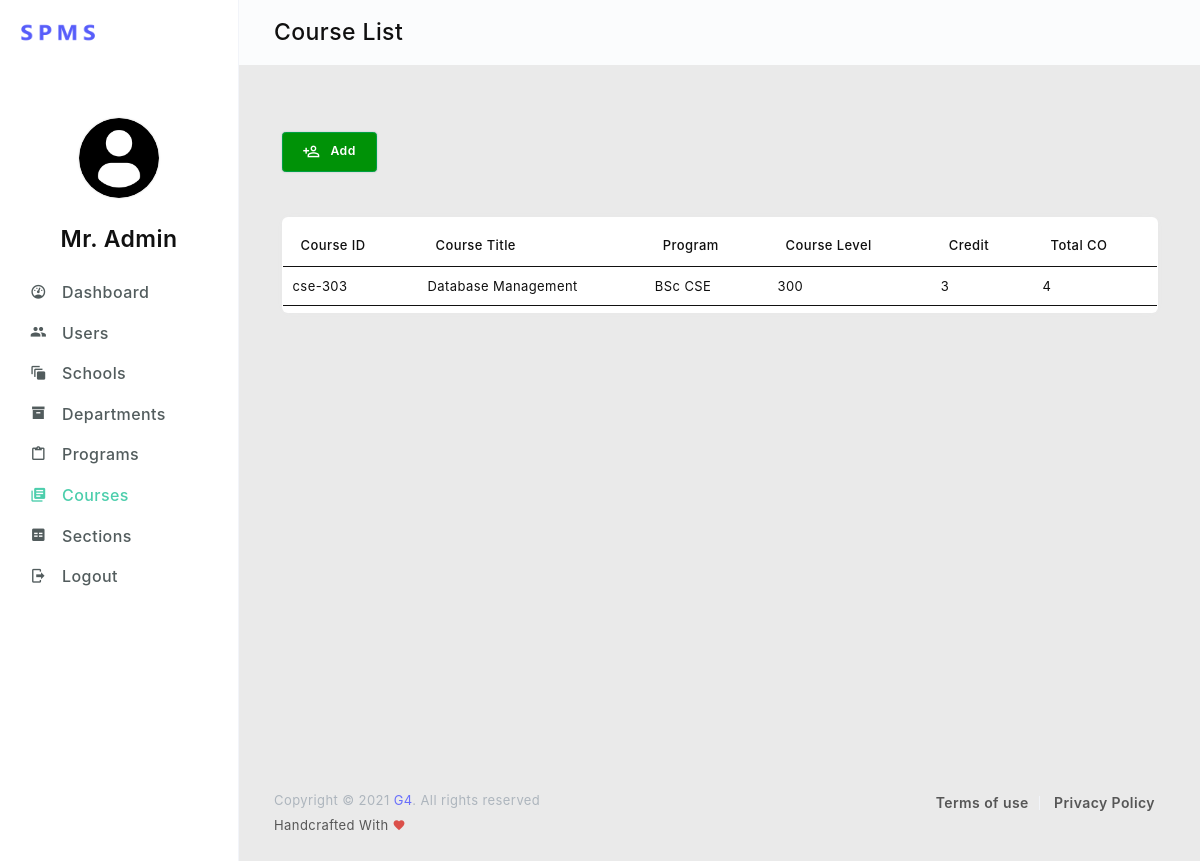
Page /admin/courses-list.php (signed in) on the earlier database version.
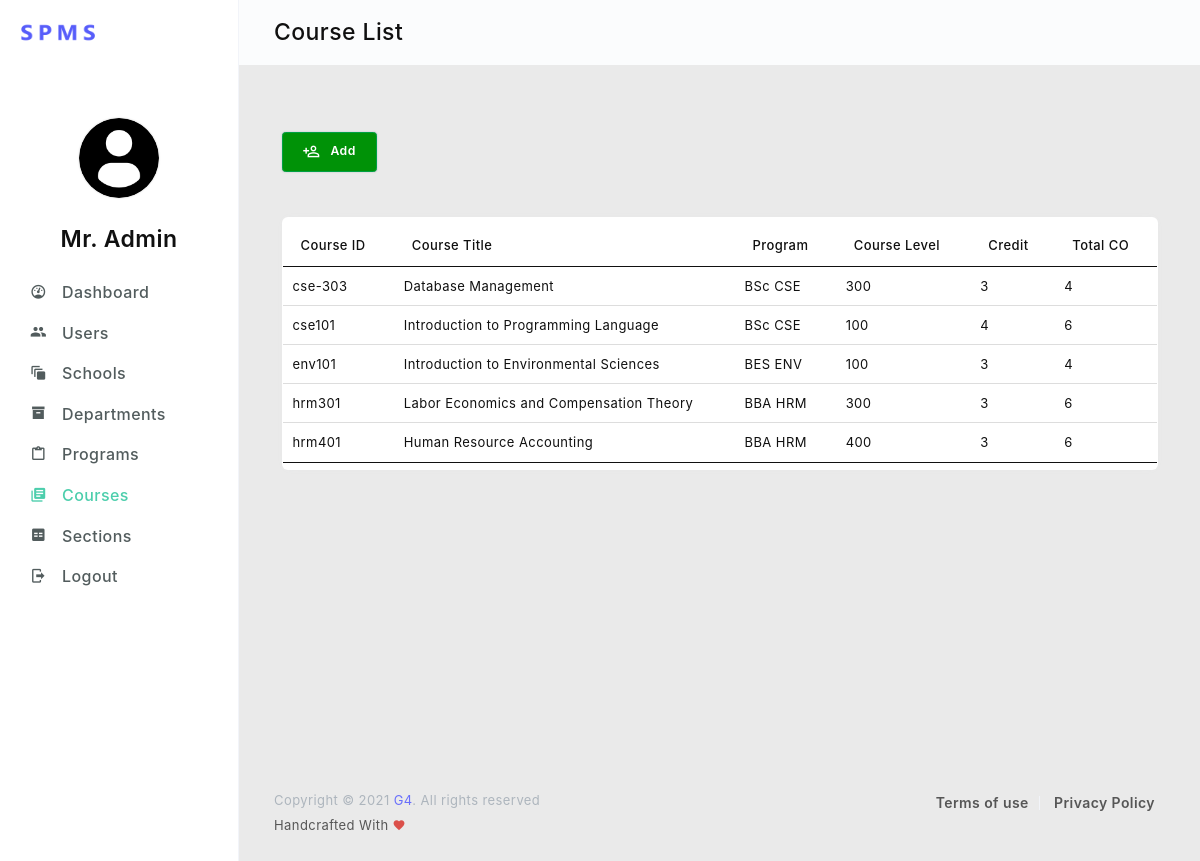
Same page on the later database version.
### tables this page shows
CREATE TABLE `course` (
  `id` varchar(10) NOT NULL,
  `name` varchar(255) NOT NULL,
  `credits` float NOT NULL,
  `level` int(11) NOT NULL,
  `total_co` int(11) NOT NULL,
  `program_id` int(11) NOT NULL
);

CREATE TABLE `program` (
  `id` int(11) NOT NULL,
  `name` varchar(255) NOT NULL,
  `department_id` varchar(10) NOT NULL,
  `total_credits` int(11) DEFAULT NULL
);

### php/a_dashboard.php (called while the page is built, shortened)
<?php
    include 'mysql.php';
    $id = $_SESSION['id'];
    $query = "SELECT admin.name FROM admin WHERE id = $id";
    $admin_name = $conn->query($query)->fetch_row()[0];
?>

### php/course.php (called while the page is built, shortened)
<?php
    include 'mysql.php';
     if ($_SERVER['REQUEST_METHOD'] == 'POST' && $_POST['id']) {
        $program = $_POST['program'];
        $id = strtolower($_POST['id']);
        $name = $_POST['name'];
        $level = $_POST['level'];
        $credits = $_POST['credits'];
        $total_co = $_POST['total_co'];
        $query = "INSERT INTO course (id, name, credits, level, total_co, program_id)
                VALUES('$id', '$name', '$credits', '$level', '$total_co', '$program')";
        $conn->query($query);
        $query = "SELECT COUNT(DISTINCT(plo.id)) as total_co FROM plo WHERE program_id = 1";
        $total_plo = $conn->query($query)->fetch_row()[0];
        for($i=1; $i<=$total_plo; $i++){
            if(isset($_POST['plo-'.$i])){
                $query = "SELECT id from plo WHERE indx = $i AND program_id = $program";
                $plo = $conn->query($query)->fetch_row()[0];
                for($j=0; $j<sizeof($_POST['plo-'.$i]); $j++){
                    $co = $_POST['plo-'.$i][$j];
                    $query = "INSERT INTO co (indx, plo_id, course_id) VALUES($co, $plo, '$id')";
                    $conn->query($query);
                    echo $conn->error . '<br/>';
                }
            }
        }
        header("Location: courses-list.php");
     }else{
        $query = "SELECT course.id, course.name, program.name as 'program', UPPER(department.id) as 'department', course.level, course.credits, COUNT(DISTINCT(co.indx)) as total_co
        FROM course LEFT JOIN (program LEFT JOIN department on program.department_id = department.id) on course.program_id = program.id
        LEFT JOIN co ON course.id = co.course_id
        GROUP BY course.id";
        $courses = $conn->query($query);
     }
?>

### admin/courses-list.php (the view, shortened to what this page needs)
<?php
  include '../php/course.php';
  include '../php/a_dashboard.php';
?>
<!DOCTYPE html>
<html lang="en">
  <head>
    <link rel="stylesheet" href="../assets/vendors/iconfonts/mdi/css/materialdesignicons.css">
    <link rel="stylesheet" href="../assets/vendors/css/vendor.addons.css">
    <link rel="stylesheet" href="../assets/vendors/datatables/jquery.dataTables.css">
    <link rel="stylesheet" href="../assets/css/shared/style.css">
    <link rel="stylesheet" href="../assets/css/demo_1/style.css">
  </head>
  <body class="header-fixed">
    <nav class="t-header">
      <div class="t-header-brand-wrapper">
        <a href="index.html">
          <img class="logo" src="../assets/images/logo.png" alt="">
        </a>
      </div>
      <div class="t-header-content-wrapper">
        <div class="t-header-content">
        <h4>Course List</h4>
        </div>
      </div>
    </nav>
    <div class="page-body">
      <div class="sidebar">
        <div class="user-profile">
          <div class="display-avatar">
            <img class="profile-img img-lg rounded-circle" src="../assets/images/profile-pic.png" alt="profile image">
          </div>
          <div class="info-wrapper">
            <h4 class="user-name"><?php echo "$admin_name" ?></h4>
          </div>
        </div>
        <ul class="navigation-menu">
          <li>
            <a style="font-size:medium;" href="dashboard.php">
              <span class="link-title">Dashboard</span>
              <i class="mdi mdi-gauge link-icon"></i>
            </a>
          </li>
          <li>
            <a style="font-size:medium;" href="users-list.php">
              <span class="link-title">Users</span>
              <i class="mdi mdi-account-multiple link-icon"></i>
            </a>
          </li>
          <li>
            <a style="font-size:medium;" href="schools-list.php">
              <span class="link-title">Schools</span>
              <i class="mdi mdi-animation link-icon"></i>
            </a>
          </li>
          <li>
            <a style="font-size:medium;" href="departments-list.php">
              <span class="link-title">Departments</span>
              <i class="mdi mdi-archive link-icon"></i>
            </a>
          </li>
          <li>
            <a style="font-size:medium;" href="programs-list.php">
              <span class="link-title">Programs</span>
              <i class="mdi mdi-clipboard-outline link-icon"></i>
            </a>
          </li>
          <li class="active">
            <a style="font-size:medium;" href="courses-list.php">
              <span class="link-title">Courses</span>
              <i class="mdi mdi-library-books link-icon"></i>
            </a>
          </li>
          <li>
            <a style="font-size:medium;" href="sections-list.php">
              <span class="link-title">Sections</span>
              <i class="mdi mdi-code-equal link-icon"></i>
            </a>
          </li>
          <li>
            <a style="font-size:medium;" href="../php/login.php?logout=1">
              <span class="link-title">Logout</span>
              <i class="mdi mdi-logout link-icon"></i>
            </a>
          </li>
        </ul>
      </div>
      <div class="page-content-wrapper">
        <div class="page-content-wrapper-inner">
          <div class="content-viewport">
            <div class="row">
              <div class="col-9 py-1">
              <div class="col-1 py-5 text-right">
                <a class="btn btn-success has-icon" href="course-create.php">
                  <i class="mdi mdi-account-plus-outline"></i>Add
                </a>
              </div>
            </div>
            </div>
            <div class="col-lg-12">
              <div class="grid">
                <div class="item-wrapper">
                  <div class="table-responsive">
                    <table class="table display" id="user-table">
                      <thead>
                        <tr>
                          <th>Course ID</th>
                          <th>Course Title</th>
                          <th>Program</th>
                          <th>Course Level</th>
                          <th>Credit</th>
                          <th>Total CO</th>
                        </tr>
                      </thead>
                      <tbody>
                        <?php
                          foreach($courses as $course){
                            echo"
                            <tr>
                              <td>".$course['id']."</td>
                              <td>".$course['name']."</td>
                              <td>".$course['program']." ".$course['department']."</td>
                              <td>".$course['level']."</td>
                              <td>".$course['credits']."</td>
                              <td>".$course['total_co']."</td>
                            </tr>
                            ";
                          }
                        ?>
                      </tbody>
                    </table>
                  </div>
                </div>
              </div>
            </div>
          </div>
        </div>
        <footer class="footer">
          <div class="row">
            <div class="col-sm-6 text-center text-sm-right order-sm-1">
              <ul class="text-gray">
                <li><a href="#">Terms of use</a></li>
                <li><a href="#">Privacy Policy</a></li>
              </ul>
            </div>
            <div class="col-sm-6 text-center text-sm-left mt-3 mt-sm-0">
              <small class="text-muted d-block">Copyright © 2021 <a href="#" >G4</a>. All rights reserved</small>
              <small class="text-gray mt-2">Handcrafted With <i class="mdi mdi-heart text-danger"></i></small>
            </div>
          </div>
        </footer>
      </div>
    </div>
  </body>
</html>

### assets/css/demo_1/style.css (style rules this page uses)
.t-header { display: flex; height: 65px; background: #fbfcfd; z-index: 100; }
.t-header .t-header-brand-wrapper { display: flex; align-items: center; height: 65px; width: 17rem; min-width: 17rem; max-width: 17rem; background: #fff; z-index: 100; padding-left: 18px; }
.t-header .t-header-brand-wrapper a { display: flex; align-items: center; color: #f3f5f6; font-weight: 500; font-size: 1.25rem; }
.t-header .t-header-brand-wrapper a .logo { max-width: 100%; width: 80px; }
.t-header .t-header-content-wrapper { display: flex; align-items: center; flex-direction: row; width: 100%; max-width: 100%; padding: 0 2.5rem; }
.t-header .t-header-content-wrapper .t-header-content { display: flex; align-items: center; width: 100%; max-width: 100%; }
.header-fixed .t-header { position: fixed; top: 0; right: 0; left: 0; width: 100%; z-index: 100; }
.header-fixed .sidebar { padding-top: 65px; }
.header-fixed .sidebar .navigation-menu { z-index: 1; }
.sidebar { position:sticky; display: block; height: 100%; min-height: 100vh; width: 17rem; min-width: 17rem; max-width: 17rem; background: #fff; }
.sidebar .user-profile { padding: 50px 0 0 0; display: flex; flex-direction: column; text-align: center; }
.sidebar .user-profile .user-name { font-weight: 600; margin-top: 25px; }
.sidebar .navigation-menu { padding-left: 0; padding-bottom: 80px; margin-bottom: 0; margin-top: 18px; }
.sidebar .navigation-menu li { display: block; margin: 0; transition-duration: 0.25s; transition-timing-function: cubic-bezier(0.26, 0.66, 0.45, 0.78); transition-property: "background"; }
.sidebar .navigation-menu li a { display: flex; align-items: center; flex-direction: row-reverse; justify-content: flex-end; padding: 12px 30px 12px 30px; font-size: 13px; line-height: 1; color: #525c5d; letter-spacing: 0.03rem; font-weight: 500; max-width: 100%; white-space: nowrap; text-overflow: ellipsis; overflow: hidden; }
.sidebar .navigation-menu li a .link-icon { margin-right: 15px; line-height: 1; color: #525c5d; font-size: 1.1875rem; transition-duration: 0.3s; transition-property: "margin-right"; }
.sidebar .navigation-menu li:last-child a { border-bottom: none; }
.sidebar .navigation-menu li.active a .link-title { color: #4CCEAC; }
.sidebar .navigation-menu li.active a .link-icon { color: #4CCEAC; }
footer { position: absolute; bottom: 0px; left: 0; right: 0; padding: 2rem 2.5rem; max-width: 1140px; margin-left: auto; margin-right: auto; }
footer ul { margin-left: 0; padding-left: 0; }
footer ul li { display: inline-block; padding: 0 10px 0 0; line-height: 1; }
footer ul li:not(:last-child) { margin-right: 10px; border-right: 1px solid #f2f4f9; }
footer ul li a { font-weight: 600; letter-spacing: 0.03rem; color: #565656; }
.page-body { background: #fff; }
.page-content-wrapper { background: #e9e9e9e9; border-left: 1px solid #f2f4f9; }
@media (min-width: 992px) { .t-header .t-header-content-wrapper { border-left: 1px solid #f2f4f9; } }
@media (min-width: 768px) { .page-body { position: relative; display: grid; max-width: 100%; grid-template-columns: 17rem calc(100vw - 17rem); transition: 0.3s; } }
@media (min-width: 768px) { .page-body .page-content-wrapper { position: relative; width: 100%; min-height: 100vh; padding: 1.5rem 2.5rem calc(90px + 1.5rem); margin-top: 65px; } }
@media (min-width: 768px) { .page-body .page-content-wrapper .page-content-wrapper-inner { max-width: 1140px; margin-left: auto; margin-right: auto; } }

Differences in the rows shown:
added course: id "cse101", name "Introduction to Programming Language", program.name "BSc", department "CSE", level "100", credits "4", total_co "6"
added course: id "env101", name "Introduction to Environmental Sciences", program.name "BES", department "ENV", level "100", credits "3", total_co "4"
added course: id "hrm301", name "Labor Economics and Compensation Theory", program.name "BBA", department "HRM", level "300", credits "3", total_co "6"
added course: id "hrm401", name "Human Resource Accounting", program.name "BBA", department "HRM", level "400", credits "3", total_co "6"
